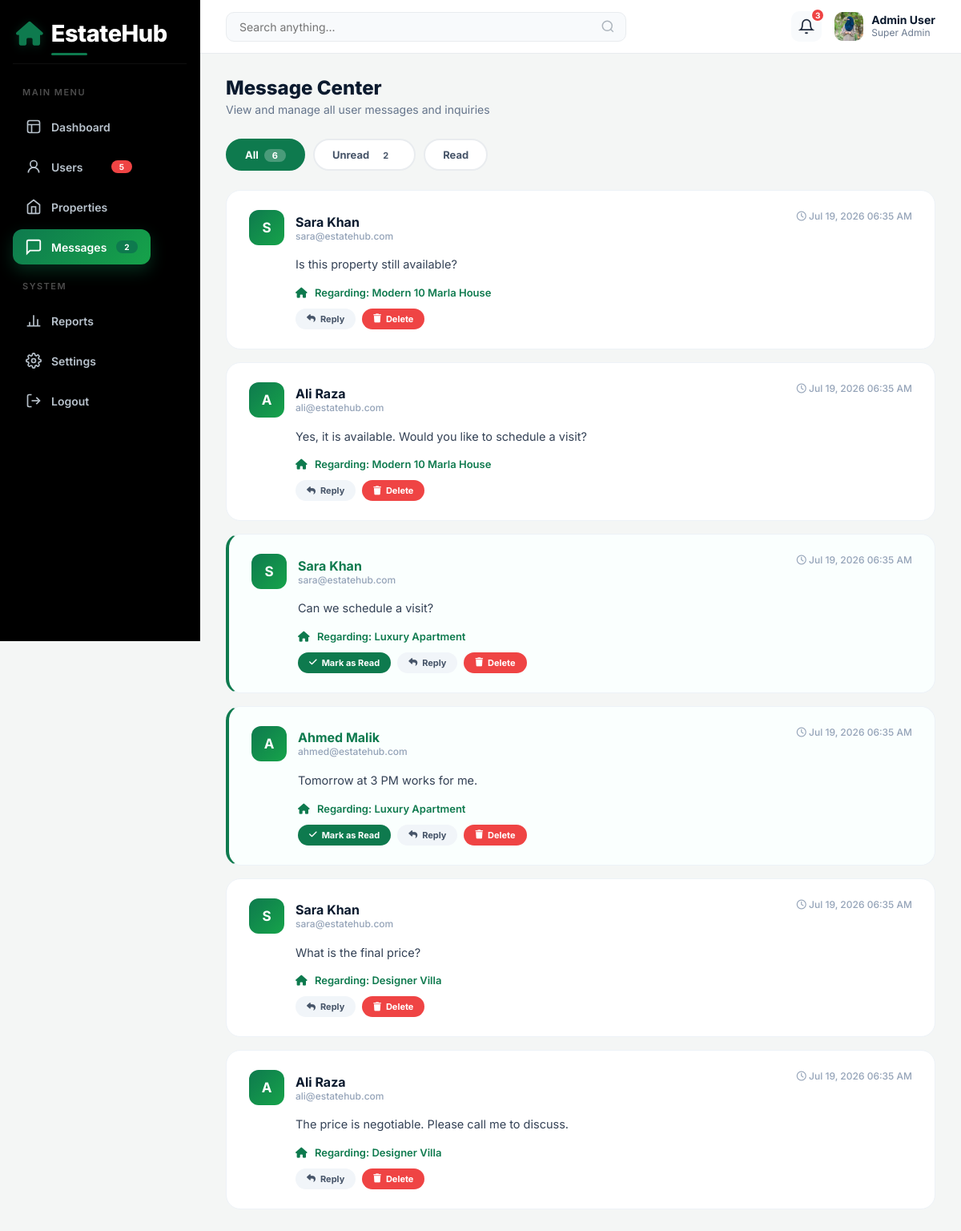
Screenshot of /admin/manage-messages.php (signed in) with the database file from the repository.
### tables this page shows
CREATE TABLE messages (
    id INT AUTO_INCREMENT PRIMARY KEY,
    sender_id INT NOT NULL,
    receiver_id INT NOT NULL,
    property_id INT,
    message TEXT NOT NULL,
    is_read BOOLEAN DEFAULT FALSE,
    created_at TIMESTAMP DEFAULT CURRENT_TIMESTAMP,
    FOREIGN KEY (sender_id) REFERENCES users(id) ON DELETE CASCADE,
    FOREIGN KEY (receiver_id) REFERENCES users(id) ON DELETE CASCADE,
    FOREIGN KEY (property_id) REFERENCES properties(id) ON DELETE SET NULL
);

CREATE TABLE users (
    id INT AUTO_INCREMENT PRIMARY KEY,
    full_name VARCHAR(100) NOT NULL,
    email VARCHAR(100) UNIQUE NOT NULL,
    password VARCHAR(255) NOT NULL,
    phone VARCHAR(20),
    profile_pic VARCHAR(255) DEFAULT NULL,
    bio TEXT,
    user_type ENUM('admin', 'seller', 'user') DEFAULT 'user',
    status ENUM('active', 'inactive', 'banned') DEFAULT 'active',
    created_at TIMESTAMP DEFAULT CURRENT_TIMESTAMP,
    updated_at TIMESTAMP DEFAULT CURRENT_TIMESTAMP ON UPDATE CURRENT_TIMESTAMP
);

CREATE TABLE properties (
    id INT AUTO_INCREMENT PRIMARY KEY,
    user_id INT NOT NULL,
    title VARCHAR(255) NOT NULL,
    description TEXT,
    property_type ENUM('House','Apartment','Plot','Commercial','Farm House','Portion','Villa','Penthouse') DEFAULT 'House',
    purpose ENUM('Sale','Rent') DEFAULT 'Sale',
    price DECIMAL(15,2) NOT NULL,
    location VARCHAR(255) NOT NULL,
    city VARCHAR(100) NOT NULL,
    area_size VARCHAR(50),
    bedrooms INT DEFAULT 0,
    bathrooms INT DEFAULT 0,
    image_main VARCHAR(255),
    images TEXT,
    status ENUM('Active','Pending','Sold','Rented') DEFAULT 'Active',
    views INT DEFAULT 0,
    featured BOOLEAN DEFAULT FALSE,
    created_at TIMESTAMP DEFAULT CURRENT_TIMESTAMP,
    updated_at TIMESTAMP DEFAULT CURRENT_TIMESTAMP ON UPDATE CURRENT_TIMESTAMP,
    FOREIGN KEY (user_id) REFERENCES users(id) ON DELETE CASCADE
);

### admin/manage-messages.php (the view, shortened to what this page needs)
<?php
require_once __DIR__ . '/../includes/config.php';
$filter = isset($_GET['filter']) ? $_GET['filter'] : 'all';
$query = "SELECT m.*, u.full_name as sender_name, u.email as sender_email, p.title as property_title
          FROM messages m
          JOIN users u ON m.sender_id = u.id
          LEFT JOIN properties p ON m.property_id = p.id
          WHERE 1 = 1";
$query .= " ORDER BY m.created_at DESC";
$messages = mysqli_query($conn, $query);
$total = mysqli_num_rows($messages);
$stats = [
    'users' => 0,
    'pending' => 0,
    'unread' => 0
];
$result = mysqli_query($conn, "SELECT COUNT(*) as total FROM users");
if ($result && mysqli_num_rows($result) > 0) {
    $stats['users'] = mysqli_fetch_assoc($result)['total'] ?? 0;
}
$result = mysqli_query($conn, "SELECT COUNT(*) as total FROM properties WHERE status = 'Pending'");
if ($result && mysqli_num_rows($result) > 0) {
    $stats['pending'] = mysqli_fetch_assoc($result)['total'] ?? 0;
}
$result = mysqli_query($conn, "SELECT COUNT(*) as total FROM messages WHERE is_read = 0");
if ($result && mysqli_num_rows($result) > 0) {
    $stats['unread'] = mysqli_fetch_assoc($result)['total'] ?? 0;
}
$admin_id = $_SESSION['user_id'];
$profile_pic_path = '';
$upload_dir = "../uploads/profiles/";
$found = glob($upload_dir . "admin_" . $admin_id . "_*");
if (!empty($found)) {
    $profile_pic_path = $found[0] . '?t=' . time();
}
$current_page = basename($_SERVER['PHP_SELF']);
?>
<!DOCTYPE html>
<html lang="en">
<head>
    <link rel="stylesheet" href="https://cdnjs.cloudflare.com/ajax/libs/font-awesome/6.5.1/css/all.min.css">
</head>
<body>
<div class="dashboard-wrapper">
    <aside class="sidebar" id="adminSidebar">
        <div class="logo">
            <a href="../index.php">
                <i class="fas fa-home logo-icon"></i>
                <span class="logo-text">EstateHub</span>
            </a>
        </div>
        <div class="sidebar-label">Main Menu</div>
        <ul class="sidebar-menu">
            <li>
                <a href="index.php" class="<?php echo ($current_page == 'index.php') ? 'active' : ''; ?>">
                    <svg viewBox="0 0 24 24" fill="none" stroke="currentColor" stroke-width="2">
                        <rect x="3" y="3" width="18" height="18" rx="3"/>
                        <path d="M3 9h18M9 21V9"/>
                    </svg>
                    Dashboard
                </a>
            </li>
            <li>
                <a href="manage-users.php" class="<?php echo ($current_page == 'manage-users.php') ? 'active' : ''; ?>">
                    <svg viewBox="0 0 24 24" fill="none" stroke="currentColor" stroke-width="2">
                        <circle cx="12" cy="8" r="5"/>
                        <path d="M20 21a8 8 0 1 0-16 0"/>
                    </svg>
                    Users
                    <span class="nav-badge"><?php echo $stats['users']; ?></span>
                </a>
            </li>
            <li>
                <a href="manage-properties.php" class="<?php echo ($current_page == 'manage-properties.php') ? 'active' : ''; ?>">
                    <svg viewBox="0 0 24 24" fill="none" stroke="currentColor" stroke-width="2">
                        <path d="M3 9l9-7 9 7v11a2 2 0 0 1-2 2H5a2 2 0 0 1-2-2z"/>
                        <polyline points="9 22 9 12 15 12 15 22"/>
                    </svg>
                    Properties
                </a>
            </li>
            <li>
                <a href="manage-messages.php" class="<?php echo ($current_page == 'manage-messages.php') ? 'active' : ''; ?>">
                    <svg viewBox="0 0 24 24" fill="none" stroke="currentColor" stroke-width="2">
                        <path d="M21 15a2 2 0 0 1-2 2H7l-4 4V5a2 2 0 0 1 2-2h14a2 2 0 0 1 2 2z"/>
                    </svg>
                    Messages
                    <?php if ($stats['unread'] > 0): ?>
                        <span class="nav-badge blue"><?php echo $stats['unread']; ?></span>
                    <?php endif; ?>
                </a>
            </li>
        </ul>
        <div class="sidebar-label">System</div>
        <ul class="sidebar-menu">
            <li>
                <a href="reports.php" class="<?php echo ($current_page == 'reports.php') ? 'active' : ''; ?>">
                    <svg viewBox="0 0 24 24" fill="none" stroke="currentColor" stroke-width="2">
                        <line x1="18" y1="20" x2="18" y2="10"/>
                        <line x1="12" y1="20" x2="12" y2="4"/>
                        <line x1="6" y1="20" x2="6" y2="14"/>
                        <line x1="2" y1="20" x2="22" y2="20"/>
                    </svg>
                    Reports
                </a>
            </li>
            <li>
                <a href="settings.php" class="<?php echo ($current_page == 'settings.php') ? 'active' : ''; ?>">
                    Settings
                </a>
            </li>
            <li>
                <a href="../logout.php" class="logout-link">
                    <svg viewBox="0 0 24 24" fill="none" stroke="currentColor" stroke-width="2">
                        <path d="M9 21H5a2 2 0 0 1-2-2V5a2 2 0 0 1 2-2h4"/>
                        <polyline points="16 17 21 12 16 7"/>
                        <line x1="21" y1="12" x2="9" y2="12"/>
                    </svg>
                    Logout
                </a>
            </li>
        </ul>
    </aside>
    <div class="main-content">
        <header class="topbar">
            <div class="topbar-search">
                <input type="text" placeholder="Search anything...">
                <svg viewBox="0 0 24 24" fill="none" stroke="currentColor" stroke-width="2"><circle cx="11" cy="11" r="8"/><line x1="21" y1="21" x2="16.65" y2="16.65"/></svg>
            </div>
            <div class="topbar-actions">
                <button class="icon-btn" title="Notifications">
                    <svg viewBox="0 0 24 24" fill="none" stroke="currentColor" stroke-width="2"><path d="M18 8A6 6 0 0 0 6 8c0 7-3 9-3 9h18s-3-2-3-9"/><path d="M13.73 21a2 2 0 0 1-3.46 0"/></svg>
                    <span class="count">3</span>
                </button>
                <a href="profile.php" class="user-chip">
                    <div class="user-avatar">
                        <?php if (!empty($profile_pic_path)): ?>
                            <img src="<?php echo $profile_pic_path; ?>" alt="Admin">
                        <?php else: ?>
                            <i class="fas fa-crown"></i>
                        <?php endif; ?>
                    </div>
                    <div class="user-info">
                        <span class="user-name"><?php echo htmlspecialchars($_SESSION['user_name'] ?? 'Admin'); ?></span>
                        <span class="user-role">Super Admin</span>
                    </div>
                </a>
            </div>
        </header>
        <div class="content-inner">
            <div class="page-header">
                <h1>Message Center</h1>
                <p>View and manage all user messages and inquiries</p>
            </div>
            <div class="filter-tabs">
                <a href="?filter=all" class="filter-tab <?php echo $filter == 'all' ? 'active' : ''; ?>">
                    All <span class="count"><?php echo $total; ?></span>
                </a>
                <a href="?filter=unread" class="filter-tab <?php echo $filter == 'unread' ? 'active' : ''; ?>">
                    Unread <span class="count"><?php echo $stats['unread']; ?></span>
                </a>
                <a href="?filter=read" class="filter-tab <?php echo $filter == 'read' ? 'active' : ''; ?>">
                    Read
                </a>
            </div>
            <?php if ($messages && mysqli_num_rows($messages) > 0): ?>
                <?php while ($msg = mysqli_fetch_assoc($messages)): ?>
                    <div class="message-card <?php echo $msg['is_read'] ? '' : 'unread'; ?>">
                        <div class="message-header">
                            <div class="sender-info">
                                <div class="sender-avatar avatar-green">
                                    <?php echo strtoupper(substr($msg['sender_name'], 0, 1)); ?>
                                </div>
                                <div class="sender-details">
                                    <div class="sender-name"><?php echo htmlspecialchars($msg['sender_name']); ?></div>
                                    <div class="sender-email"><?php echo htmlspecialchars($msg['sender_email']); ?></div>
                                </div>
                            </div>
                            <div class="message-time">
                                <i class="far fa-clock"></i>
                                <?php echo date('M d, Y h:i A', strtotime($msg['created_at'])); ?>
                            </div>
                        </div>
                        <div class="message-body">
                            <?php echo nl2br(htmlspecialchars($msg['message'])); ?>
                        </div>
                        <?php if (!empty($msg['property_title'])): ?>
                            <div class="property-ref">
                                <i class="fas fa-home"></i> Regarding: <?php echo htmlspecialchars($msg['property_title']); ?>
                            </div>
                        <?php endif; ?>
                        <div class="message-actions">
                            <?php if (!$msg['is_read']): ?>
                                <a href="?read=<?php echo $msg['id']; ?>&filter=<?php echo $filter; ?>" class="btn btn-primary btn-sm">
                                    <i class="fas fa-check"></i> Mark as Read
                                </a>
                            <?php endif; ?>
                            <button class="btn btn-ghost btn-sm" onclick="toggleReply(<?php echo $msg['id']; ?>)">
                                <i class="fas fa-reply"></i> Reply
                            </button>
                            <a href="?delete=<?php echo $msg['id']; ?>&filter=<?php echo $filter; ?>" class="btn btn-danger btn-sm" onclick="return confirm('Delete this message?')">
                                <i class="fas fa-trash"></i> Delete
                            </a>
                        </div>
                    </div>
                <?php endwhile; ?>
            <?php endif; ?>
        </div>
    </div>
</div>
</body>
</html>

### rows the page displays
messages: sender.full_name "S", sender.full_name "Sara Khan", sender.email "sara@estatehub.com", created_at "Jul 19, 2026 06:35 AM", message "Is this property still available?", property.title "Modern 10 Marla House"
messages: sender.full_name "A", sender.full_name "Ali Raza", sender.email "ali@estatehub.com", created_at "Jul 19, 2026 06:35 AM", message "Yes, it is available. Would you like to schedule a visit?", property.title "Modern 10 Marla House"
messages: sender.full_name "S", sender.full_name "Sara Khan", sender.email "sara@estatehub.com", created_at "Jul 19, 2026 06:35 AM", message "Can we schedule a visit?", property.title "Luxury Apartment"
messages: sender.full_name "A", sender.full_name "Ahmed Malik", sender.email "ahmed@estatehub.com", created_at "Jul 19, 2026 06:35 AM", message "Tomorrow at 3 PM works for me.", property.title "Luxury Apartment"
messages: sender.full_name "S", sender.full_name "Sara Khan", sender.email "sara@estatehub.com", created_at "Jul 19, 2026 06:35 AM", message "What is the final price?", property.title "Designer Villa"
messages: sender.full_name "A", sender.full_name "Ali Raza", sender.email "ali@estatehub.com", created_at "Jul 19, 2026 06:35 AM", message "The price is negotiable. Please call me to discuss.", property.title "Designer Villa"

### other values shown
$stats['users'] "5"
$stats['unread'] "2"
$_SESSION['user_name'] "Admin User"
$total "6"
